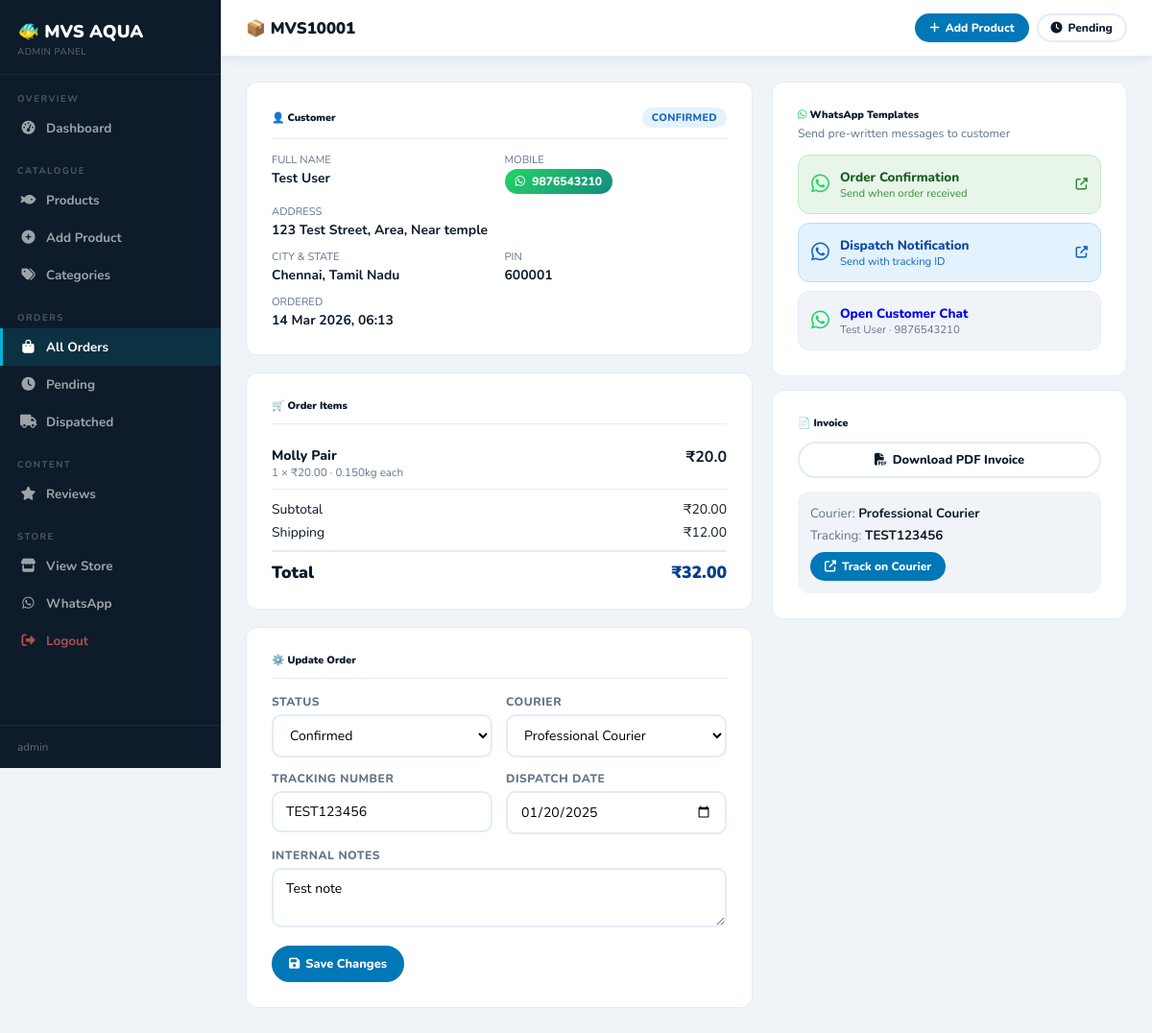
The page /dashboard/orders/1/ (signed in) on the database its author committed.
### orders/models.py (models this page shows, shortened)
class Order(models.Model):
    STATUS  = [('pending','Pending'),('confirmed','Confirmed'),('processing','Processing'),
               ('dispatched','Dispatched'),('delivered','Delivered'),('cancelled','Cancelled')]
    COURIER = [('professional','Professional Courier'),('st_courier','ST Courier'),('dtdc','DTDC'),('other','Other')]
    order_id    = models.CharField(max_length=20,unique=True,blank=True)
    full_name   = models.CharField(max_length=120)
    mobile      = models.CharField(max_length=15)
    email       = models.EmailField(blank=True)
    address     = models.TextField()
    landmark    = models.CharField(max_length=120,blank=True)
    city        = models.CharField(max_length=60)
    state       = models.CharField(max_length=60)
    pincode     = models.CharField(max_length=10)
    subtotal    = models.DecimalField(max_digits=10,decimal_places=2,default=0)
    shipping    = models.DecimalField(max_digits=10,decimal_places=2,default=0)
    total       = models.DecimalField(max_digits=10,decimal_places=2,default=0)
    status      = models.CharField(max_length=20,choices=STATUS,default='pending')
    courier     = models.CharField(max_length=20,choices=COURIER,blank=True)
    tracking_no = models.CharField(max_length=100,blank=True)
    dispatch_date=models.DateField(null=True,blank=True)
    notes       = models.TextField(blank=True)
    created_at  = models.DateTimeField(auto_now_add=True)
    updated_at  = models.DateTimeField(auto_now=True)
    class Meta: ordering=['-created_at']
    @property
    def tracking_url(self):
        return {'professional':'https://www.tpcindia.com/','st_courier':'https://www.stcourier.com/',
                'dtdc':'https://www.dtdc.in/'}.get(self.courier,'')

class OrderItem(models.Model):
    order       = models.ForeignKey(Order,on_delete=models.CASCADE,related_name='items')
    product     = models.ForeignKey(Product,on_delete=models.SET_NULL,null=True)
    product_name= models.CharField(max_length=200)
    price       = models.DecimalField(max_digits=10,decimal_places=2)
    qty         = models.PositiveIntegerField()
    weight_kg   = models.DecimalField(max_digits=6,decimal_places=3)
    @property
    def line_total(self): return round(float(self.price)*self.qty,2)

### dashboard/views.py (the view, shortened to what this page needs)
# urls.py: path('orders/<int:pk>/', views.dash_order, name='dash_order'),
@login_required
def dash_order(request, pk):
    order=get_object_or_404(Order,pk=pk)
    def wa(num,msg): return f"https://wa.me/91{num}?text={urllib.parse.quote(msg)}"
    cn=dict(Order.COURIER).get(order.courier,'courier')
    confirm_msg=(f"✅ *Order Confirmed – MVS AQUA*\n\nHi {order.full_name} 👋🏻\n\n"
        f"Your order *{order.order_id}* is confirmed! 🎉\nTotal: ₹{order.total}\n\n"
        f"📅 We dispatch every *Monday*.\nTracking ID will be sent once dispatched.\n\nThank you 🥰 — MVS AQUA")
    dispatch_msg=(f"🚚 *Dispatched – MVS AQUA*\n\nHi {order.full_name} 👋🏻\n\n"
        f"Order *{order.order_id}* dispatched!\n\n📦 Courier: *{cn}*\n🆔 Tracking: *{order.tracking_no or 'N/A'}*\n"
        f"🔗 Track: {order.tracking_url or 'https://www.tpcindia.com/'}\n\n"
        f"⚠️ Track & collect tomorrow. Record *unboxing video* on opening.\n\nThank you! — MVS AQUA")
    return render(request,'dashboard/order_detail.html',{
        'order':order,'wa_confirm':wa(order.mobile,confirm_msg),'wa_dispatch':wa(order.mobile,dispatch_msg),
        'STATUS':Order.STATUS,'COURIER':Order.COURIER})

### templates/dashboard/order_detail.html (shortened to what this page needs)
{% extends 'dashboard/base.html' %}
{% block title %}Order {{ order.order_id }}{% endblock %}{% block page_title %}📦 {{ order.order_id }}{% endblock %}{% block n_ord %}active{% endblock %}
{% block content %}
<div style="display:grid;grid-template-columns:1fr 370px;gap:20px;align-items:start;">
  <div>
    <div class="fc" style="margin-bottom:18px;">
      <div style="display:flex;justify-content:space-between;align-items:center;margin-bottom:14px;padding-bottom:11px;border-bottom:1px solid var(--border);">
        <h6 style="font-weight:900;">👤 Customer</h6><span class="sb s-{{ order.status }}">{{ order.get_status_display }}</span>
      </div>
      <div class="g2" style="font-size:.87rem;gap:11px;">
        <div><div style="color:var(--muted);font-size:.7rem;margin-bottom:2px;">FULL NAME</div><strong>{{ order.full_name }}</strong></div>
        <div><div style="color:var(--muted);font-size:.7rem;margin-bottom:2px;">MOBILE</div><a href="https://wa.me/91{{ order.mobile }}" target="_blank" class="wa-btn"><i class="fab fa-whatsapp"></i>{{ order.mobile }}</a></div>
        <div style="grid-column:1/-1;"><div style="color:var(--muted);font-size:.7rem;margin-bottom:2px;">ADDRESS</div><strong>{{ order.address }}{% if order.landmark %}, {{ order.landmark }}{% endif %}</strong></div>
        <div><div style="color:var(--muted);font-size:.7rem;margin-bottom:2px;">CITY &amp; STATE</div><strong>{{ order.city }}, {{ order.state }}</strong></div>
        <div><div style="color:var(--muted);font-size:.7rem;margin-bottom:2px;">PIN</div><strong>{{ order.pincode }}</strong></div>
        <div><div style="color:var(--muted);font-size:.7rem;margin-bottom:2px;">ORDERED</div><strong>{{ order.created_at|date:"d M Y, H:i" }}</strong></div>
      </div>
    </div>
    <div class="fc" style="margin-bottom:18px;">
      <h6 style="font-weight:900;margin-bottom:14px;padding-bottom:11px;border-bottom:1px solid var(--border);">🛒 Order Items</h6>
      {% for item in order.items.all %}<div style="display:flex;justify-content:space-between;align-items:start;padding:9px 0;border-bottom:1px solid var(--border);"><div><div style="font-weight:800;font-size:.88rem;">{{ item.product_name }}</div><div style="font-size:.73rem;color:var(--muted);">{{ item.qty }} × ₹{{ item.price }} · {{ item.weight_kg }}kg each</div></div><strong>₹{{ item.line_total }}</strong></div>{% endfor %}
      <div style="padding-top:11px;">
        <div style="display:flex;justify-content:space-between;font-size:.87rem;margin-bottom:5px;"><span>Subtotal</span><span>₹{{ order.subtotal }}</span></div>
        <div style="display:flex;justify-content:space-between;font-size:.87rem;margin-bottom:9px;"><span>Shipping</span><span>₹{{ order.shipping }}</span></div>
        <div style="display:flex;justify-content:space-between;font-weight:900;font-size:1.1rem;border-top:2px solid var(--border);padding-top:9px;"><span>Total</span><span style="color:var(--dark);">₹{{ order.total }}</span></div>
      </div>
    </div>
    <div class="fc">
      <h6 style="font-weight:900;margin-bottom:16px;padding-bottom:11px;border-bottom:1px solid var(--border);">⚙️ Update Order</h6>
      <form method="post">
        <div class="g2" style="margin-bottom:13px;">
          <div><label class="fl">Status</label><select name="status" class="fi">{% for val, lbl in STATUS %}<option value="{{ val }}" {% if order.status == val %}selected{% endif %}>{{ lbl }}</option>{% endfor %}</select></div>
          <div><label class="fl">Courier</label><select name="courier" class="fi"><option value="">– Not Set –</option>{% for val, lbl in COURIER %}<option value="{{ val }}" {% if order.courier == val %}selected{% endif %}>{{ lbl }}</option>{% endfor %}</select></div>
          <div><label class="fl">Tracking Number</label><input type="text" name="tracking_no" class="fi" value="{{ order.tracking_no }}" placeholder="Enter tracking ID"></div>
          <div><label class="fl">Dispatch Date</label><input type="date" name="dispatch_date" class="fi" value="{{ order.dispatch_date|date:'Y-m-d' }}"></div>
          <div style="grid-column:1/-1;"><label class="fl">Internal Notes</label><textarea name="notes" class="fi" rows="2" placeholder="Internal notes...">{{ order.notes }}</textarea></div>
        </div>
        <button type="submit" class="btn btn-primary"><i class="fas fa-save"></i> Save Changes</button>
      </form>
    </div>
  </div>
  <div>
    <div class="fc" style="margin-bottom:14px;">
      <h6 style="font-weight:900;margin-bottom:4px;"><i class="fab fa-whatsapp" style="color:#25D366;"></i> WhatsApp Templates</h6>
      <p style="font-size:.77rem;color:var(--muted);margin-bottom:14px;">Send pre-written messages to customer</p>
      <div style="display:flex;flex-direction:column;gap:9px;">
        <a href="{{ wa_confirm }}" target="_blank" style="display:flex;align-items:center;gap:11px;padding:13px;background:#E8F5E9;border-radius:var(--r);border:1px solid #C8E6C9;text-decoration:none;"><i class="fab fa-whatsapp" style="color:#25D366;font-size:1.35rem;flex-shrink:0;"></i><div><div style="font-weight:800;font-size:.84rem;color:#1B5E20;">Order Confirmation</div><div style="font-size:.71rem;color:#388E3C;">Send when order received</div></div><i class="fas fa-external-link-alt" style="color:#388E3C;font-size:.78rem;margin-left:auto;"></i></a>
        <a href="{{ wa_dispatch }}" target="_blank" style="display:flex;align-items:center;gap:11px;padding:13px;background:#E3F2FD;border-radius:var(--r);border:1px solid #BBDEFB;text-decoration:none;"><i class="fab fa-whatsapp" style="color:#1565C0;font-size:1.35rem;flex-shrink:0;"></i><div><div style="font-weight:800;font-size:.84rem;color:#0D47A1;">Dispatch Notification</div><div style="font-size:.71rem;color:#1565C0;">Send with tracking ID</div></div><i class="fas fa-external-link-alt" style="color:#1565C0;font-size:.78rem;margin-left:auto;"></i></a>
        <a href="https://wa.me/91{{ order.mobile }}" target="_blank" style="display:flex;align-items:center;gap:11px;padding:13px;background:var(--bg);border-radius:var(--r);border:1px solid var(--border);text-decoration:none;"><i class="fab fa-whatsapp" style="color:#25D366;font-size:1.35rem;flex-shrink:0;"></i><div><div style="font-weight:800;font-size:.84rem;">Open Customer Chat</div><div style="font-size:.71rem;color:var(--muted);">{{ order.full_name }} · {{ order.mobile }}</div></div></a>
      </div>
    </div>
    <div class="fc">
      <h6 style="font-weight:900;margin-bottom:12px;">📄 Invoice</h6>
      <a href="{% url 'invoice' order.order_id %}" class="btn btn-outline" style="width:100%;justify-content:center;"><i class="fas fa-file-pdf"></i> Download PDF Invoice</a>
      {% if order.tracking_no %}
      <div style="margin-top:14px;padding:13px;background:var(--bg);border-radius:var(--r);">
        <div style="font-size:.84rem;"><div><span style="color:var(--muted);">Courier:</span> <strong>{{ order.get_courier_display }}</strong></div><div style="margin-top:4px;"><span style="color:var(--muted);">Tracking:</span> <strong>{{ order.tracking_no }}</strong></div>{% if order.tracking_url %}<a href="{{ order.tracking_url }}" target="_blank" class="btn btn-primary btn-sm" style="margin-top:8px;"><i class="fas fa-external-link-alt"></i> Track on Courier</a>{% endif %}</div>
      </div>
      {% endif %}
    </div>
  </div>
</div>
{% endblock %}

### templates/dashboard/base.html (shortened to what this page needs)
<!DOCTYPE html>
<html lang="en">
<head><meta charset="UTF-8"><meta name="viewport" content="width=device-width,initial-scale=1">
<link href="https://cdnjs.cloudflare.com/ajax/libs/font-awesome/6.5.0/css/all.min.css" rel="stylesheet">
{% block extra_css %}{% endblock %}</head>
<body>
<aside class="sidebar">
  <div class="sb-logo"><div class="sb-brand">🐠 MVS AQUA</div><div class="sb-sub">Admin Panel</div></div>
  <div class="sb-sec">Overview</div>
  <a href="{% url 'dash_home' %}" class="sb-lnk {% block n_home %}{% endblock %}"><i class="fas fa-tachometer-alt"></i> Dashboard</a>
  <div class="sb-sec">Catalogue</div>
  <a href="{% url 'dash_products' %}" class="sb-lnk {% block n_prod %}{% endblock %}"><i class="fas fa-fish"></i> Products</a>
  <a href="{% url 'dash_product_add' %}" class="sb-lnk"><i class="fas fa-plus-circle"></i> Add Product</a>
  <a href="{% url 'dash_categories' %}" class="sb-lnk {% block n_cat %}{% endblock %}"><i class="fas fa-tags"></i> Categories</a>
  <div class="sb-sec">Orders</div>
  <a href="{% url 'dash_orders' %}" class="sb-lnk {% block n_ord %}{% endblock %}"><i class="fas fa-shopping-bag"></i> All Orders</a>
  <a href="{% url 'dash_orders' %}?status=pending" class="sb-lnk"><i class="fas fa-clock"></i> Pending</a>
  <a href="{% url 'dash_orders' %}?status=dispatched" class="sb-lnk"><i class="fas fa-truck"></i> Dispatched</a>
  <div class="sb-sec">Content</div>
  <a href="{% url 'dash_reviews' %}" class="sb-lnk {% block n_rev %}{% endblock %}"><i class="fas fa-star"></i> Reviews</a>
  <div class="sb-sec">Store</div>
  <a href="/" target="_blank" class="sb-lnk"><i class="fas fa-store"></i> View Store</a>
  <a href="https://wa.me/919490255775" target="_blank" class="sb-lnk"><i class="fab fa-whatsapp"></i> WhatsApp</a>
  <a href="{% url 'dash_logout' %}" class="sb-lnk danger"><i class="fas fa-sign-out-alt"></i> Logout</a>
  <div class="sb-user">{{ request.user.username }}</div>
</aside>
<div class="main">
  <div class="topbar">
    <h4>{% block page_title %}Dashboard{% endblock %}</h4>
    <div style="display:flex;gap:8px;">
      <a href="{% url 'dash_product_add' %}" class="btn btn-primary btn-sm"><i class="fas fa-plus"></i> Add Product</a>
      <a href="{% url 'dash_orders' %}?status=pending" class="btn btn-outline btn-sm"><i class="fas fa-clock"></i> Pending</a>
    </div>
  </div>
  <div class="pg">
    {% block content %}{% endblock %}
  </div>
</div>
</body></html>

### rows shown on the page
Order: order_id "MVS10001", status "CONFIRMED", full_name "Test User", mobile "9876543210", address "123 Test Street, Area", landmark "Near temple", city "Chennai", state "Tamil Nadu", pincode "600001", created_at "14 Mar 2026, 06:13", subtotal "20.00", shipping "12.00", total "32.00", status "Confirmed", courier "Professional Courier", tracking_no "TEST123456", dispatch_date "01/20/2025", notes "Test note"
OrderItem: product_name "Molly Pair", qty "1", price "20.00", weight_kg "0.150", line_total "20.0"

### other values the page prints
{{ request.user.username }} "admin"
